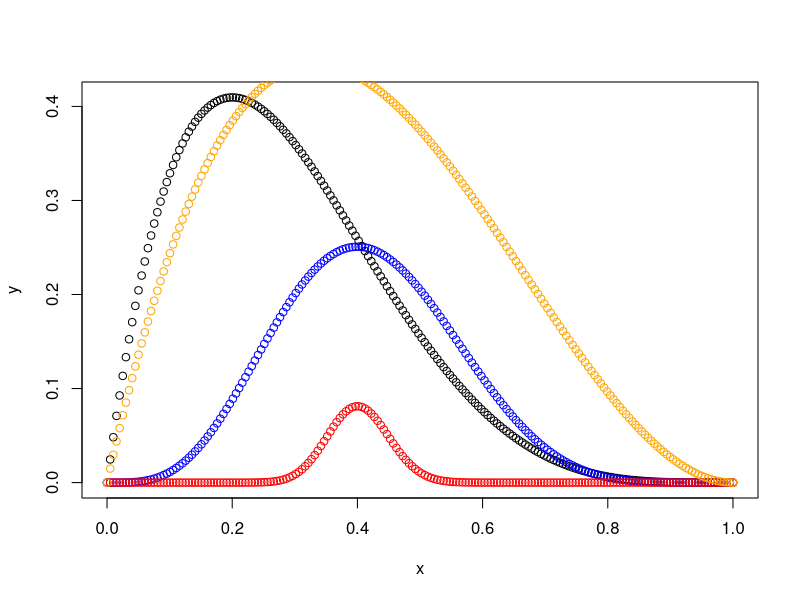
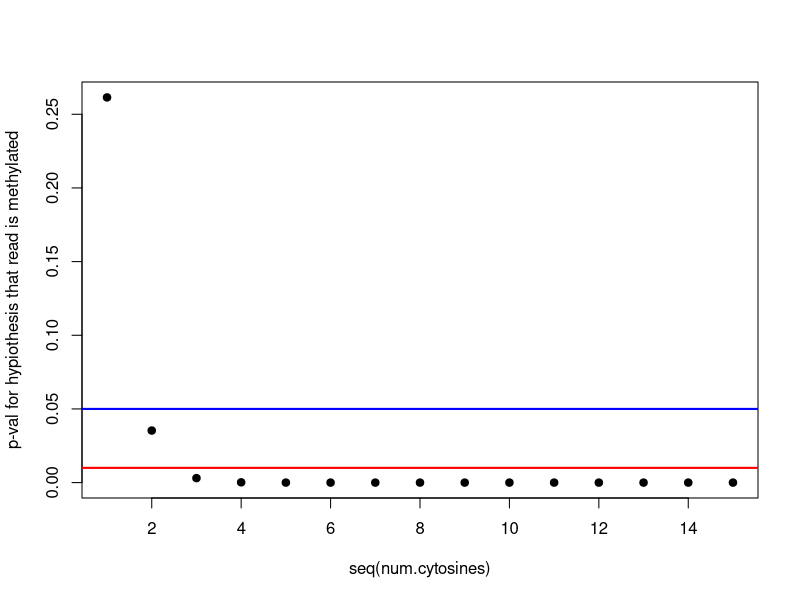

Reproduce these figures in R, in order.
## ---- chunk 1
knitr::opts_chunk$set(echo = TRUE)
## ---- chunk 2
likelihoodFunction <- function(p, mC, tC){
  a <- choose(n = tC,k = mC)
  b <- p ^ mC
  c <- (1-p) ^ (tC - mC)
  return(a * b * c)
}

getPoints <- function(mC, tC){
  x <- seq(0, 1, length.out = 200)
  y <- sapply(x, FUN = function(x){likelihoodFunction(p = x, mC = mC, tC = tC)})
  return(cbind(x,y))
}

plot(getPoints(1,5))   ### 2/5
points(getPoints(4,10), col="blue")   ## 4/10
points(getPoints(40,100), col="red")   ## 4/10
points(getPoints(1,3), col = "orange")

optimise(interval = c(0,1),f = likelihoodFunction, mC = 1, tC = 3, maximum = T, tol = 0.001)
## ---- chunk 3
error.rates <- 0.02  ### Conversion of 98% 
num.cytosines <- 15

bin.pvals <- numeric()
for (i in seq(num.cytosines)){
  bin.pvals <- c(bin.pvals, binom.test(i,num.cytosines,error.rates)$p.value)
}

plot(seq(num.cytosines), bin.pvals, pch = 19, ylab = "p-val for hypiothesis that read is methylated")
abline(h = 0.05, col = "blue", lwd = 2)
abline(h = 0.01, col = "red", lwd = 2)
#abline(h = 0.05/num.cytosines, col = "red", lwd = 2)



